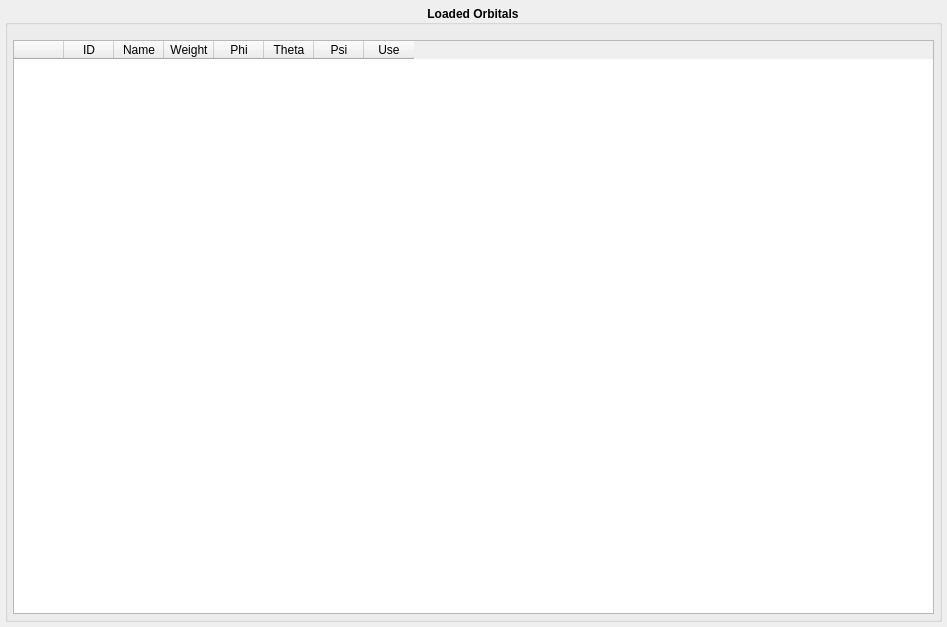
<?xml version="1.0" encoding="UTF-8"?>
<ui version="4.0">
 <class>orbitaltable</class>
 <widget class="QWidget" name="orbitaltable">
  <property name="geometry">
   <rect>
    <x>0</x>
    <y>0</y>
    <width>947</width>
    <height>627</height>
   </rect>
  </property>
  <property name="windowTitle">
   <string>Form</string>
  </property>
  <layout class="QHBoxLayout" name="horizontalLayout">
   <property name="leftMargin">
    <number>5</number>
   </property>
   <property name="topMargin">
    <number>5</number>
   </property>
   <property name="rightMargin">
    <number>5</number>
   </property>
   <property name="bottomMargin">
    <number>5</number>
   </property>
   <item>
    <widget class="QGroupBox" name="groupbox">
     <property name="font">
      <font>
       <weight>75</weight>
       <bold>true</bold>
      </font>
     </property>
     <property name="title">
      <string>Loaded Orbitals</string>
     </property>
     <property name="alignment">
      <set>Qt::AlignCenter</set>
     </property>
     <layout class="QHBoxLayout" name="horizontalLayout_2">
      <property name="leftMargin">
       <number>5</number>
      </property>
      <property name="topMargin">
       <number>15</number>
      </property>
      <property name="rightMargin">
       <number>5</number>
      </property>
      <property name="bottomMargin">
       <number>5</number>
      </property>
      <item>
       <widget class="QTableWidget" name="table">
        <property name="font">
         <font>
          <weight>50</weight>
          <bold>false</bold>
         </font>
        </property>
        <property name="horizontalScrollBarPolicy">
         <enum>Qt::ScrollBarAlwaysOff</enum>
        </property>
        <property name="showDropIndicator" stdset="0">
         <bool>false</bool>
        </property>
        <property name="alternatingRowColors">
         <bool>true</bool>
        </property>
        <property name="wordWrap">
         <bool>false</bool>
        </property>
        <attribute name="horizontalHeaderMinimumSectionSize">
         <number>10</number>
        </attribute>
        <attribute name="horizontalHeaderDefaultSectionSize">
         <number>50</number>
        </attribute>
        <attribute name="verticalHeaderVisible">
         <bool>false</bool>
        </attribute>
        <column>
         <property name="text">
          <string/>
         </property>
        </column>
        <column>
         <property name="text">
          <string>ID</string>
         </property>
        </column>
        <column>
         <property name="text">
          <string>Name</string>
         </property>
        </column>
        <column>
         <property name="text">
          <string>Weight</string>
         </property>
        </column>
        <column>
         <property name="text">
          <string>Phi</string>
         </property>
        </column>
        <column>
         <property name="text">
          <string>Theta</string>
         </property>
        </column>
        <column>
         <property name="text">
          <string>Psi</string>
         </property>
        </column>
        <column>
         <property name="text">
          <string>Use</string>
         </property>
        </column>
       </widget>
      </item>
     </layout>
    </widget>
   </item>
  </layout>
 </widget>
 <resources/>
 <connections/>
</ui>
